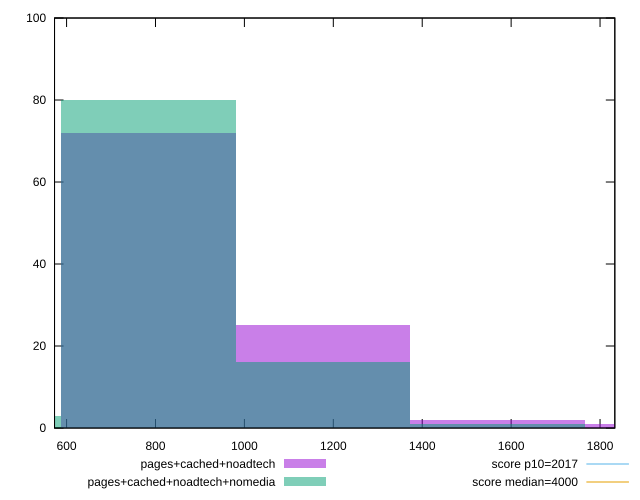

gnuplot code for this plot:
reset

$pagesCachedNoadtech <<EOF
784.6986263683032 72
1177.0479395524549 25
1569.3972527366063 2
1961.7465659207578 1
EOF

$pagesCachedNoadtechNomedia <<EOF
784.6986263683032 80
1177.0479395524549 16
1569.3972527366063 1
392.3493131841516 3
EOF

set key outside below
set boxwidth 392.3493131841516
set xrange [572.8920000000006:1833.2519999999986]
set yrange [0:100]
set trange [0:100]
set style fill transparent solid 0.5 noborder

set parametric
set terminal svg size 640, 500 enhanced background rgb 'white'
set output "report_00017_2021-02-10T15-08-03.406Z/mainthread-work-breakdown/comparison/histogram/2_vs_3.svg"

plot $pagesCachedNoadtech title "pages+cached+noadtech" with boxes, \
     $pagesCachedNoadtechNomedia title "pages+cached+noadtech+nomedia" with boxes, \
     2017,t title "score p10=2017", \
     4000,t title "score median=4000"

reset
